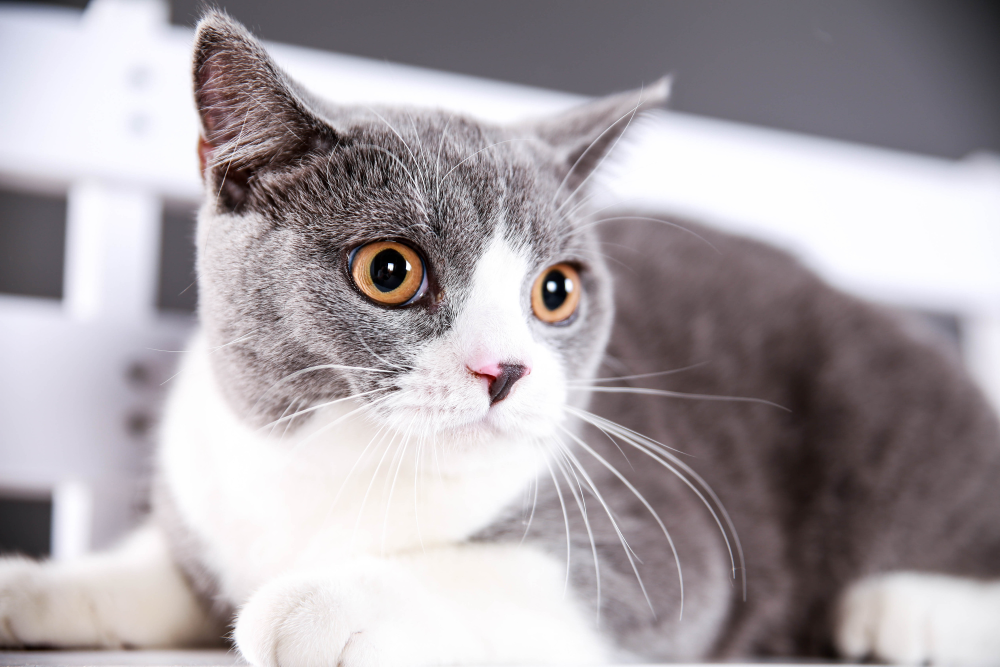
//> input picture 开课吧opencv_demo/cat.jpg, 3000 x 2000 px (shown at 1/3 size)
$ ./transformMethod   (built with g++ and OpenCV 4)
//> lines starting //> are read from the running program, lines starting //| are printed output that depends on the picture; after the words box and inside, x2 and y2 are one past the last pixel; in counts of white or black regions, pixels touching at a corner belong together
#include <opencv2/opencv.hpp>
#include <iostream>
using namespace std;
using namespace cv;

int main()
{
    Mat srcImg = imread("../cat.jpg");
//> srcImg is the input picture: 2000 rows x 3000 cols, CV_8UC3; mean B, G, R 167.2, 162.8, 169.8
    resize(srcImg, srcImg, Size(800, 600));
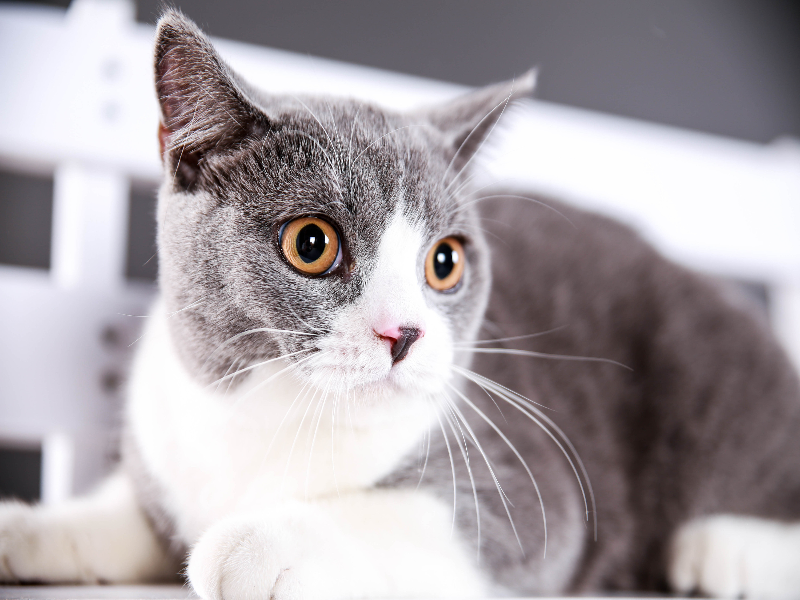
//> srcImg: 600 rows x 800 cols, CV_8UC3; mean B, G, R 167.1, 162.7, 169.7
    Mat grayImg;
    cvtColor(srcImg, grayImg, COLOR_BGR2GRAY);

    // 线性函数变换
    float k = 1.2;
    int b = 20;

    Mat outPut(grayImg.size(), grayImg.type());
    for (int i = 0; i < grayImg.rows; i++)
    {
        for (int j = 0; j < grayImg.cols; j++)
        {
            // 如果是对比度拉伸技术，就是在这里多个函数控制
            outPut.at<uchar>(i, j) = grayImg.ptr<uchar>(i)[j] * k + b;
        }
    }
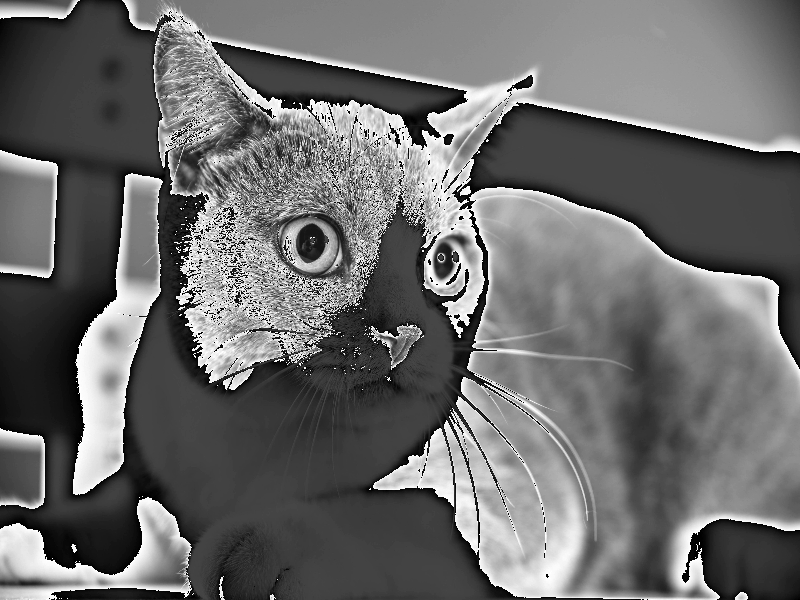
//> outPut: 600 rows x 800 cols, CV_8UC1; min 0, max 255, mean 107.8

    // 对数函数变换
    Mat LogOutPutImg = Mat::zeros(grayImg.size(), grayImg.type());
    grayImg.convertTo(LogOutPutImg, CV_32F);
    LogOutPutImg = LogOutPutImg + 1;            // 在进行对数变换之前，将图像中的所有像素值加
    log(LogOutPutImg, LogOutPutImg);
    LogOutPutImg = LogOutPutImg * 1.3;          // 对得到的对数图像进行缩放，乘以1.3。这是为了增强对比度
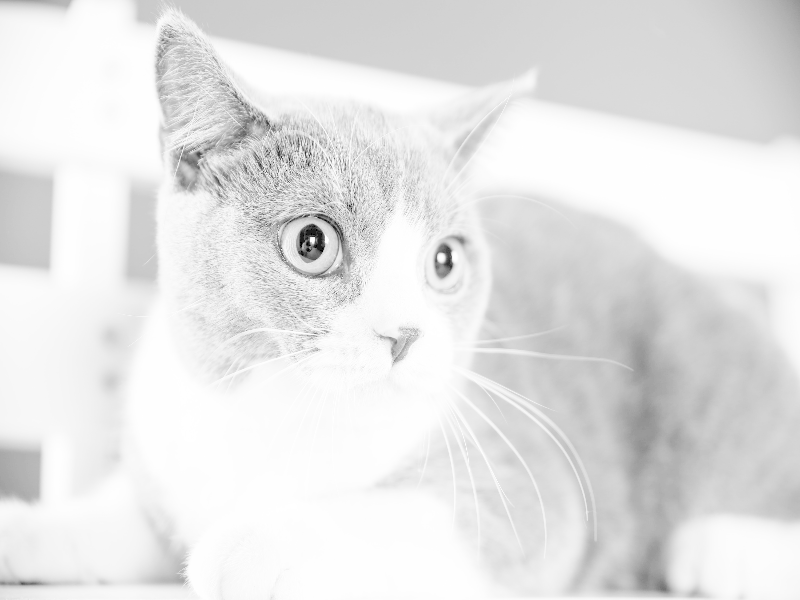
//> LogOutPutImg: 600 rows x 800 cols, CV_32FC1; min 0, max 7.21, mean 6.49; drawn with min black and max white
    // NORM_MINMAX参数确保了像素值的最小值被映射到新的区间最小值（这里是0），最大值映射到新的区间最大值（这里是255）
    normalize(LogOutPutImg, LogOutPutImg, 0, 255, NORM_MINMAX);     // 将对数变换并缩放后的图像像素值重新映射到0到255的范围内
    // 将浮点型的图像转换回8位无符号整型，并取绝对值，以确保所有像素值非负且适合大多数图像显示和处理的需要
    convertScaleAbs(LogOutPutImg, LogOutPutImg);
//> LogOutPutImg: 600 rows x 800 cols, CV_8UC1

    // gama矫正
    Mat gammaOutPutImg = grayImg.clone();
    float gammaValue = 3;
    uchar LUT[256] = { 0 };
    for (int i = 0; i < 256; i++)
    {
        LUT[i] = pow((i / 255.0), gammaValue) * 255.0;
    }
    MatIterator_<uchar> ite = gammaOutPutImg.begin<uchar>();
    MatIterator_<uchar> iteEnd = gammaOutPutImg.end<uchar>();
    for (; ite != iteEnd; ite++)
    {
        *ite = LUT[(*ite)];
    }
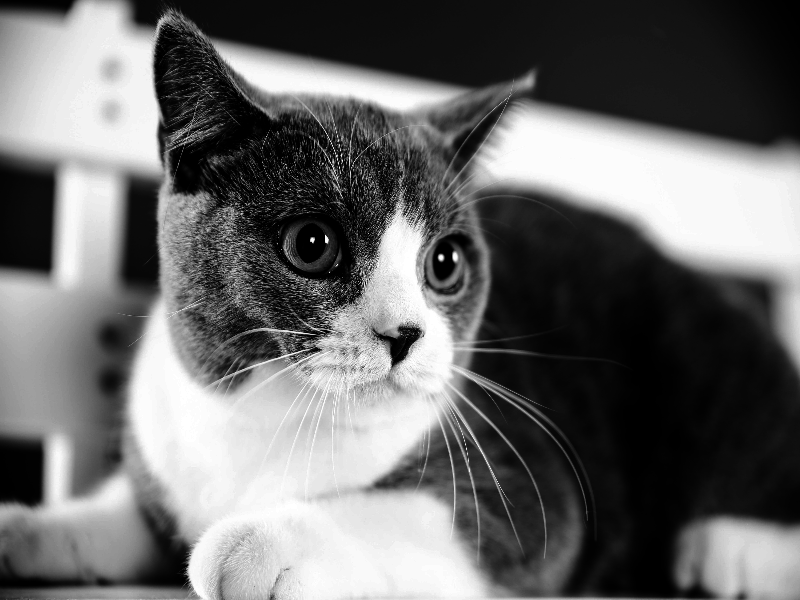
//> gammaOutPutImg: 600 rows x 800 cols, CV_8UC1; min 0, max 255, mean 105.8


    // 灰度比特平面显示
    Mat bitsOutPutImg[8];
    for (int i = 0; i < 8; i++)
    {
        bitsOutPutImg[i] = grayImg.clone();
    }

    for (int n = 1; n <= 8; n++)
    {
        for (int i = 0; i < grayImg.rows; i++)
        {
            uchar* ptrSrc = grayImg.ptr<uchar>(i);
            uchar* ptrResult = bitsOutPutImg[n - 1].ptr<uchar>(i);
            for (int j = 0; j < grayImg.cols; j++)
            {
                if (ptrSrc[j] >= pow(2, n - 1) && ptrSrc[j] < pow(2, n))
                {
                    ptrResult[j] = 255;
                }
                else
                {
                    ptrResult[j] = 0;
                }
            }
        }
    }
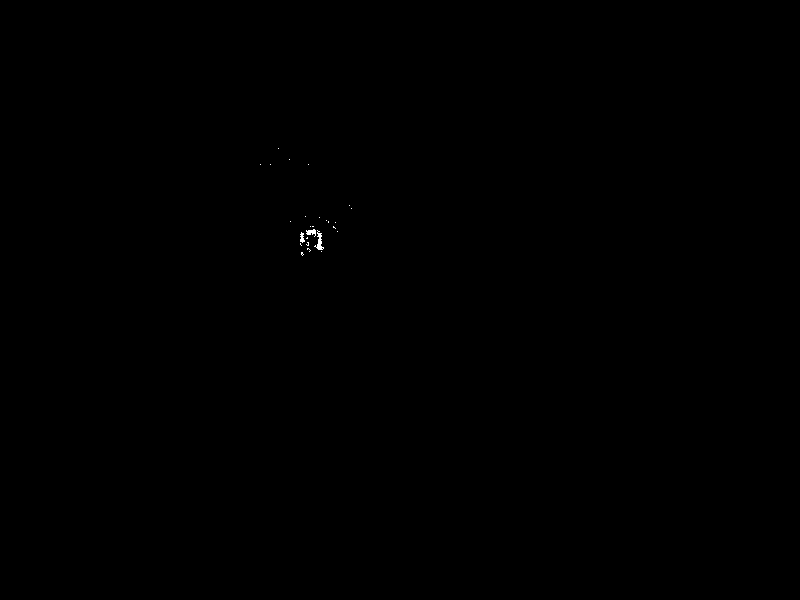
//> bitsOutPutImg[0]: 600 rows x 800 cols, CV_8UC1; 0.04% white; 26 white regions (23 under 20 px), largest, box (x1, y1, x2, y2) and area: (314, 230, 324, 250) 79, (306, 229, 316, 237) 47, (300, 232, 305, 243) 34
//> bitsOutPutImg[1]: 600 rows x 800 cols, CV_8UC1; 0.04% white in thin lines or dots, all inside (x1, y1, x2, y2) = (199, 122, 452, 268)
//> bitsOutPutImg[2]: 600 rows x 800 cols, CV_8UC1; 0.09% white in thin lines or dots, all inside (x1, y1, x2, y2) = (21, 104, 452, 584)
//> bitsOutPutImg[3]: 600 rows x 800 cols, CV_8UC1; 0.2% white in thin lines or dots, all inside (x1, y1, x2, y2) = (21, 37, 666, 591)
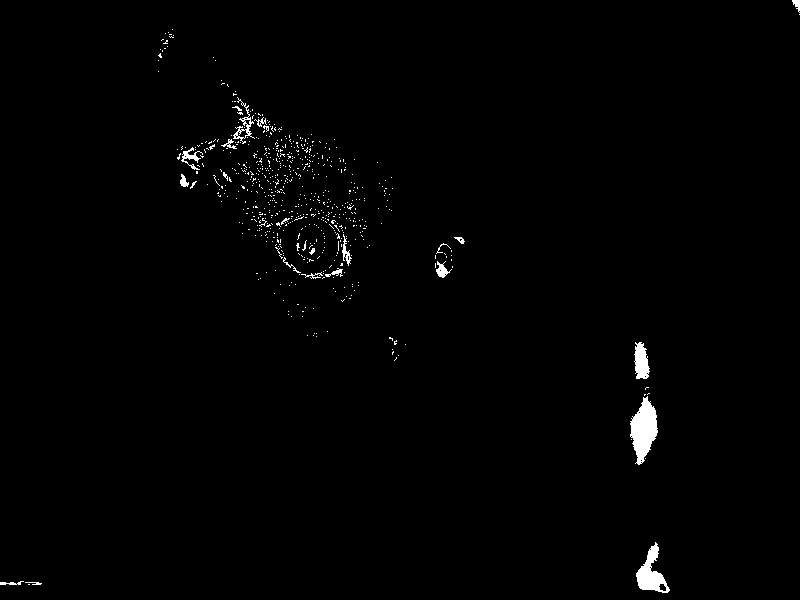
//> bitsOutPutImg[4]: 600 rows x 800 cols, CV_8UC1; 1% white; 665 white regions (642 under 20 px), largest, box (x1, y1, x2, y2) and area: (630, 396, 658, 465) 1156, (636, 542, 670, 593) 760, (634, 342, 650, 379) 420
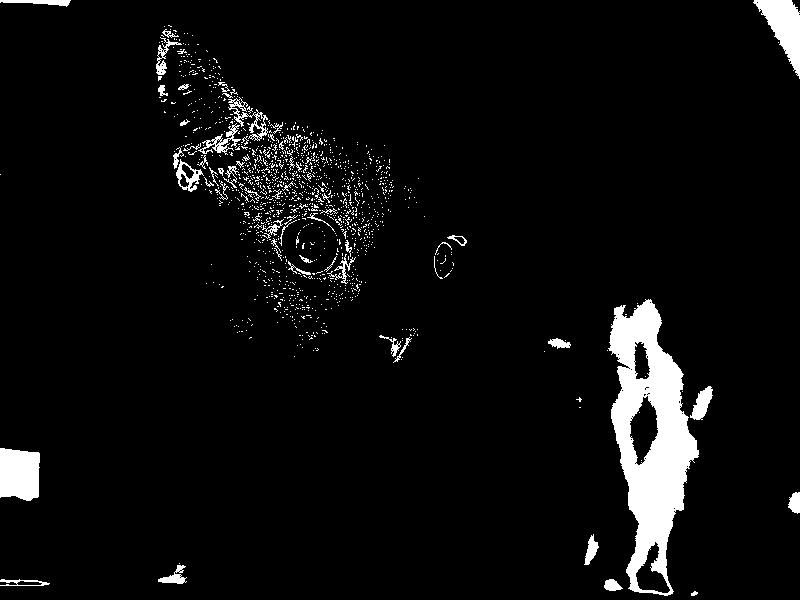
//> bitsOutPutImg[5]: 600 rows x 800 cols, CV_8UC1; 5.2% white; 1292 white regions (1234 under 20 px), largest, box (x1, y1, x2, y2) and area: (608, 299, 699, 596) 13126, (0, 448, 40, 501) 1874, (753, 0, 800, 79) 1730

    for (int n = 0; n < 8; n++)
    {
        imshow("level" + to_string(n + 1), bitsOutPutImg[n]);
    }

    // [4 lines of commented-out code are left out]
    waitKey(0);
    return 0;
}

$ run again, with 开课吧opencv_demo/3.jpg copied over 开课吧opencv_demo/cat.jpg
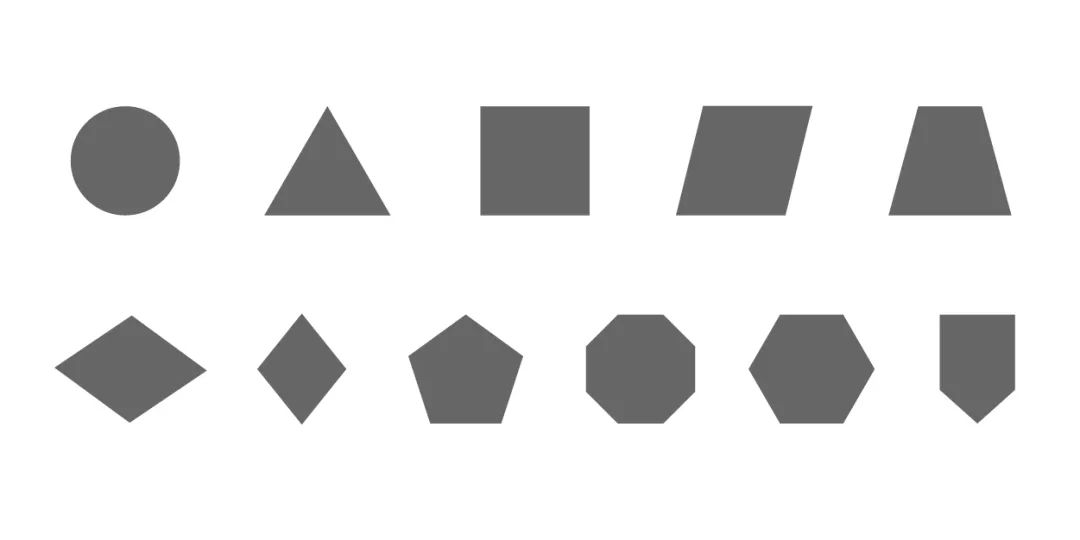
//> input picture 开课吧opencv_demo/3.jpg, 1080 x 540 px
//> srcImg is the input picture: 540 rows x 1080 cols, CV_8UC3; min 79, max 255, mean 228.9
//> srcImg: 600 rows x 800 cols, CV_8UC3
//> after the loop `for (int i = 0; i < grayImg.rows; i++)`:
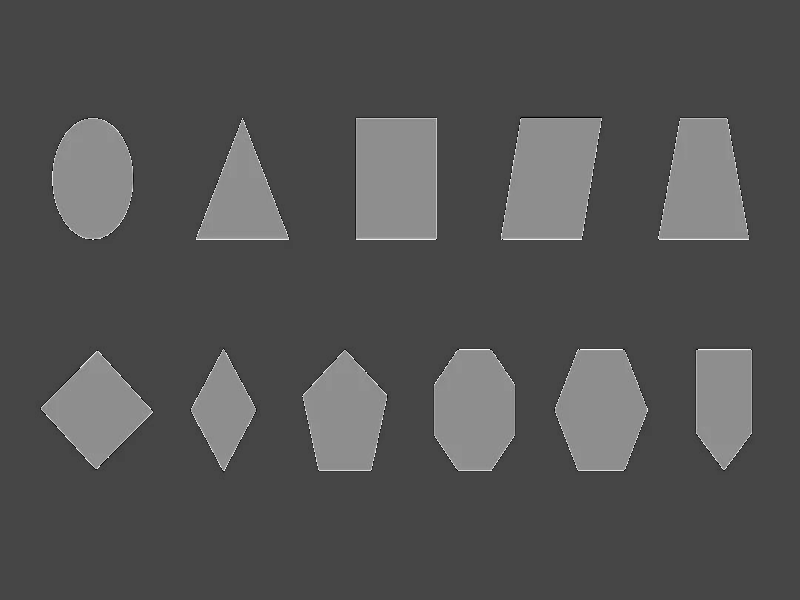
//> outPut: 600 rows x 800 cols, CV_8UC1; min 0, max 255, mean 82.6
//> after the loop `for (; ite != iteEnd; ite++)`:
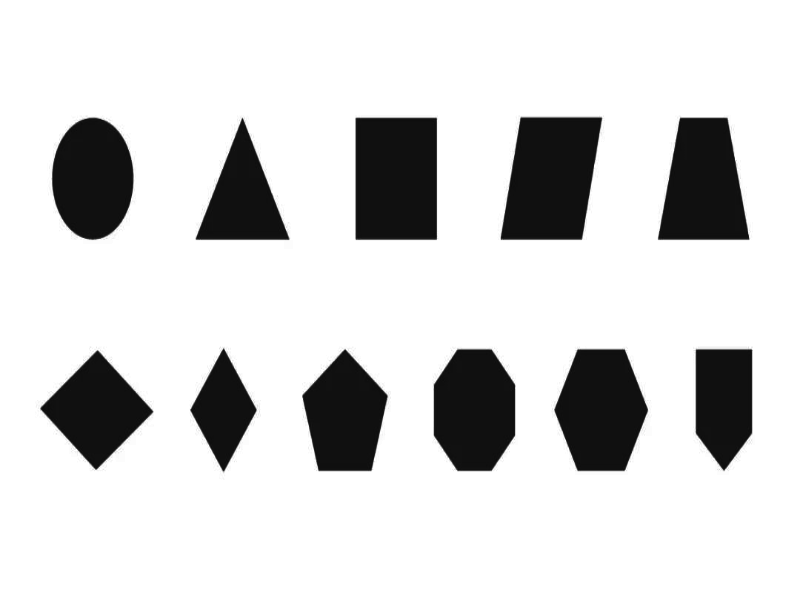
//> gammaOutPutImg: 600 rows x 800 cols, CV_8UC1; min 10, max 255, mean 213.7
